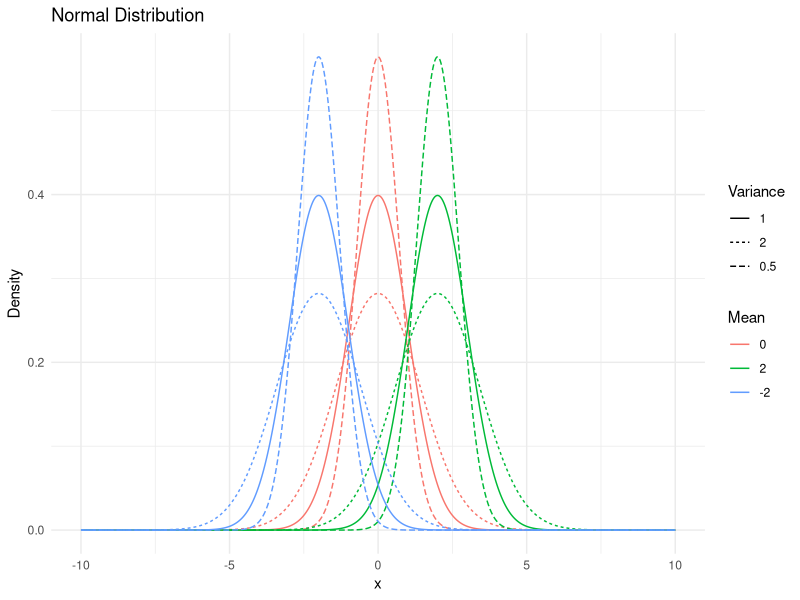

This chart was generated by the following R code:
## ---- chunk 1
# Load necessary libraries
library(ggplot2)

# Define a function to plot the normal distribution
plot_normal_distribution <- function(means, variances, xlim = c(-10, 10), points = 1000) {
  # Create a data frame to hold the x values and densities for each mean and variance
  data <- data.frame()
  
  # Loop through each combination of mean and variance
  for (mean in means) {
    for (variance in variances) {
      sd <- sqrt(variance)
      x <- seq(xlim[1], xlim[2], length.out = points)
      y <- dnorm(x, mean = mean, sd = sd)
      temp <- data.frame(x = x, y = y, mean = factor(mean), variance = factor(variance))
      data <- rbind(data, temp)
    }
  }
  
  # Plot using ggplot2
  p <- ggplot(data, aes(x = x, y = y, color = mean, linetype = variance)) +
    geom_line() +
    labs(title = "Normal Distribution",
         x = "x",
         y = "Density",
         color = "Mean",
         linetype = "Variance") +
    theme_minimal()
  
  print(p)
}

# Define means and variances
means <- c(0, 2, -2)
variances <- c(1, 2, 0.5)

# Plot the normal distributions
plot_normal_distribution(means, variances)
